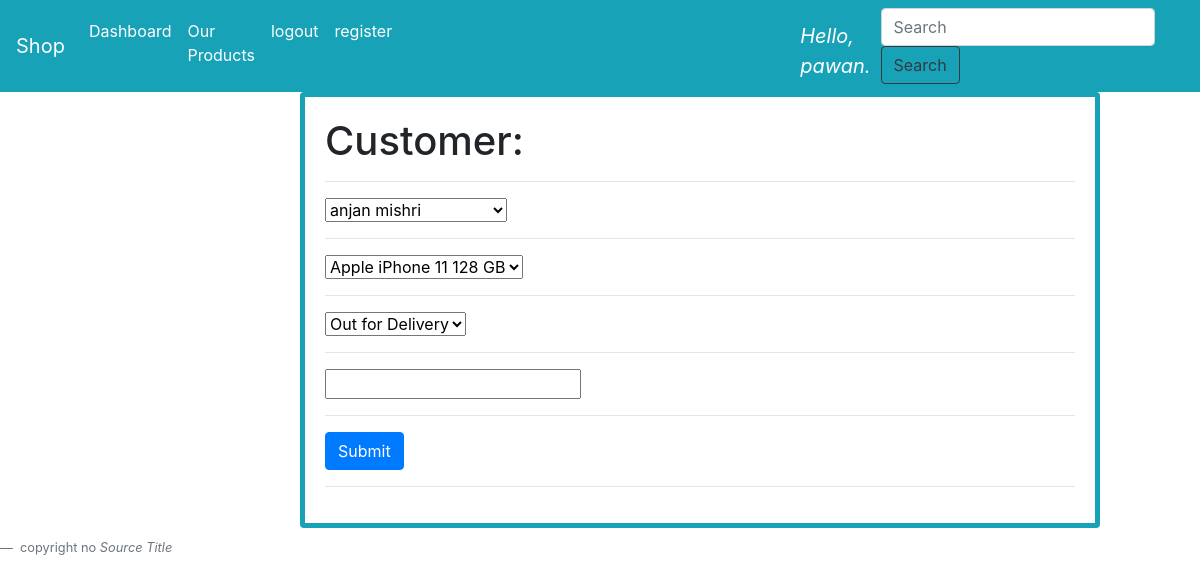
Screenshot of /update/51 (signed in) with the database file from the repository.
### accounts/models.py (models this page shows, shortened)
class Order(models.Model):
    STATUS = [
        ('Pending', 'Pending'),
        ('Out for Delivery', 'Out for Delivery'),
        ('Delivered', 'Delivered'),
    ]
    customer = models.ForeignKey(Customer, null=True, on_delete=models.SET_NULL)
    product = models.ForeignKey(Product, null=True, on_delete=models.SET_NULL)
    status = models.CharField(max_length=200, null=True, choices=STATUS)
    date_created = models.DateTimeField(auto_now_add=True, null=True)
    note = models.CharField(max_length=200, null=True)

### accounts/views.py (the view)
# urls.py: path("update/<str:pk_update>", views.updateorder, name="update"),
@login_required(login_url='login')
def updateorder(request, pk_update):
    order = Order.objects.get(id=pk_update)
    form = OrderForm(instance=order)
    if request.method == 'POST':
        print('printing post:', request.POST)
        form = OrderForm(request.POST)
        if form.is_valid():
            form.save()
    context = {'forms': form}
    return render(request, 'accounts/forms.html', context)

### accounts/forms.py
class OrderForm(ModelForm):
    class Meta:
        model= Order
        fields ='__all__'

### accounts/models.py (called while the page is built)
    def __str__(self):
        return self.name

    def __str__(self):
        return self.name

### accounts/templates/accounts/forms.html (shortened to what this page needs)
{% extends 'accounts/main.html' %} {% load static %} {% block content %}
<div class="card" style="width: 50rem; margin-left: 300px">
  <div class="card-body">
  <h1>Customer: {{customer.name}}</h1>
  <hr>
    <form action="" method="POST">
      {% for form in forms %}
      {{form}}
      <hr>
      {% endfor %}
      <button type="submit" class="btn btn-primary" name='submit' method='POST'>Submit</button>
      <hr>
    </form>
  </div>
</div>
{% endblock content %}

### accounts/templates/accounts/navbar.html (shortened to what this page needs)
{% block navbar %}
<nav class="navbar navbar-expand-lg navbar-dark bg-info">
  <a class="navbar-brand" href="{% url 'home' %}">Shop</a>
  <div class="collapse navbar-collapse" id="navbarSupportedContent">
    <ul class="navbar-nav mr-auto">
      <li class="nav-item active">
        <a class="nav-link" href="{% url 'home' %}">
        Dashboard
        </a>
      </li>
      <li>
        <a class="nav-link active" href="{% url 'products' %}">Our Products</a>
      </li>
      <li>
        <a class="nav-link active" href="{% url 'logout' %}">logout</a>
      </li>
      <li>
        <a class="nav-link active" href="{% url 'register' %}">register</a>
      </li>
     <li class="nav-item active active" style="font-size: 20px; color: white; padding-right:10px;padding-left:400px; padding-top:10px;"><i>Hello, {{request.user}}.</i> </li>
    </ul>
    <form class="form-inline my-2 my-lg-0">
      <input
        class="form-control mr-sm-2"
        type="search"
        placeholder="Search"
        aria-label="Search"
      />
      <button class="btn btn-outline-dark my-2 my-sm-0" type="submit">
        Search
      </button>
    </form>
  </div>
</nav>
{% endblock %}

### static/css/main.css (style rules this page uses)
.card { margin-bottom: 10px; border-width: thick; border-style: solid; border-color:#17A2B8; }

### rows the page displays
Order: forms "anjan mishri" "Apple iPhone 11 128 GB" "Out for Delivery"

### other values shown
{{ request.user }} "pawan"
